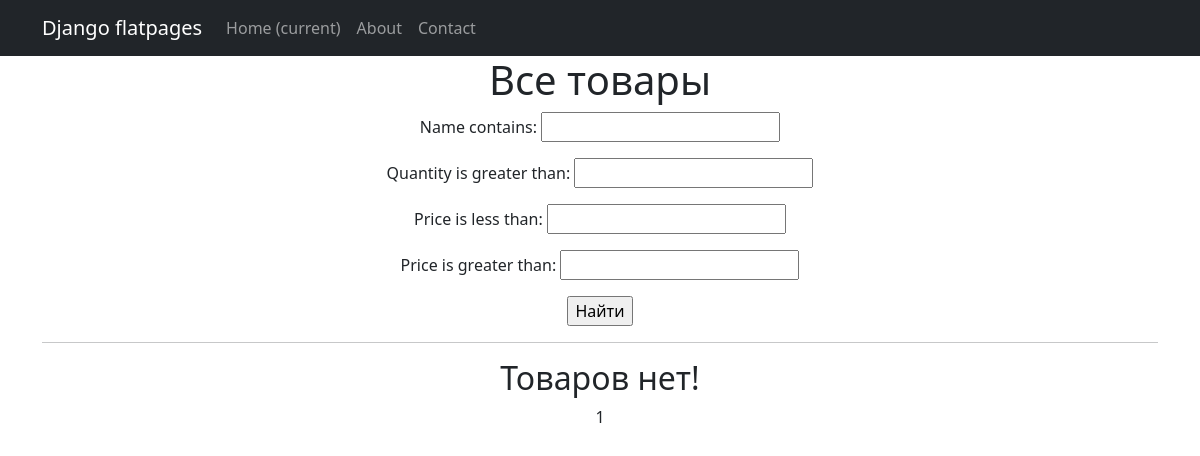
Before: /products/ with the older database file.
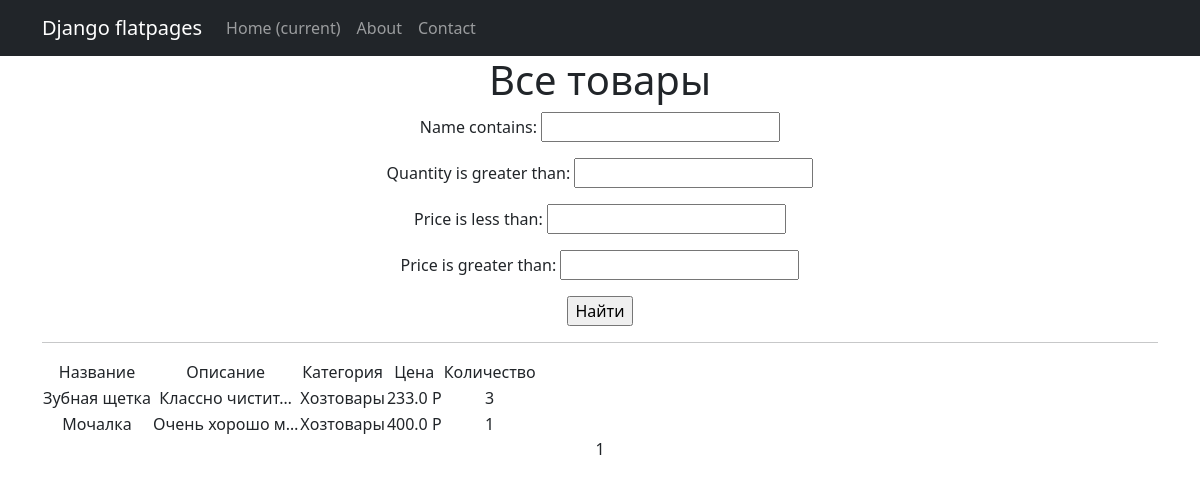
After: the same page with the newer database file.
### simpleapp/models.py (models this page shows, shortened)
class Product(models.Model):
    name = models.CharField(
        max_length=50,
        unique=True,
    )
    description = models.TextField()
    quantity = models.IntegerField(
        validators=[MinValueValidator(0)],
    )
    category = models.ForeignKey(
        to='Category',
        on_delete=models.CASCADE,
        related_name='products',
    )
    price = models.FloatField(
        validators=[MinValueValidator(0.0)],
    )

class Category(models.Model):
    name = models.CharField(max_length=100, unique=True)

### simpleapp/views.py (the view)
# urls.py: path('', ProductsList.as_view(), name='product_list'),
class ProductsList(ListView):
    model = Product
    ordering = 'name'
    template_name = 'products.html'
    context_object_name = 'products'
    paginate_by = 2
    def get_queryset(self):
        queryset = super().get_queryset()
        self.filterset = ProductFilter(self.request.GET, queryset)
        return self.filterset.qs
    def get_context_data(self, **kwargs):
        context = super().get_context_data(**kwargs)
        context['filterset'] = self.filterset
        return context

### simpleapp/templatetags/custom_filters.py (called while the page is built)
@register.filter()
def currency(value, code='rub'):
   postfix = CURRENCIES_SYMBOLS[code]
   return f'{value} {postfix}'

### templates/products.html (shortened to what this page needs)
{% extends 'flatpages/default.html' %}
{% load custom_filters %}
{% load custom_tags %}
{% block content %}
   <h1>Все товары</h1>
   <form action="" method="get">
       {{ filterset.form.as_p }}
       <input type="submit" value="Найти" />
   </form>
   <hr>
   {% if products %}
       <table>
           <tr>
               <td>Название</td>
               <td>Описание</td>
               <td>Категория</td>
               <td>Цена</td>
               <td>Количество</td>
           </tr>
           {% for product in products %}
           <tr>
               <td>{{ product.name }}</td>
               <td>{{ product.description|truncatechars:15 }}</td>
               <td>{{ product.category.name }}</td>
               <td>{{ product.price|currency }}</td>
               <td>{{ product.quantity }}</td>
           </tr>
           {% endfor %}
       </table>
   {% else %}
       <h2>Товаров нет!</h2>
   {% endif %}
   {{ page_obj.number }}
{% endblock content %}

### templates/flatpages/default.html (shortened to what this page needs)
<!DOCTYPE html>
<html lang="en">
    <head>
        {% load static %}
        <link href="{% static 'css/styles.css' %}" rel="stylesheet" />
    </head>
    <body>
        <nav class="navbar navbar-expand-lg navbar-dark bg-dark static-top">
           <div class="container">
               <a class="navbar-brand" href="#">Django flatpages</a>
               <div class="collapse navbar-collapse" id="navbarResponsive">
                   <ul class="navbar-nav ml-auto">
                       <li class="nav-item active">
                           <a class="nav-link" href="#">Home
                               <span class="sr-only">(current)</span>
                           </a>
                       </li>
                       <li class="nav-item">
                           <a class="nav-link" href="/about/">About</a>
                       </li>
                       <li class="nav-item">
                           <a class="nav-link" href="/contacts/">Contact</a>
                       </li>
                   </ul>
               </div>
           </div>
        </nav>
        <div class="container">
           <div class="row">
               <div class="col-lg-12 text-center">
                   {% block content %}{% endblock content %}
               </div>
           </div>
        </div>
    </body>
</html>

Changed rows visible on the page:
added Product: name "Зубная щетка", description "Классно чистит…", category.name "Хозтовары", price "233.0 Р", quantity "3"
added Product: name "Мочалка", description "Очень хорошо м…", category.name "Хозтовары", price "400.0 Р", quantity "1"
Other visible differences:
text no longer shown: "Товаров нет!"
text now shown: "Название Описание Категория Цена Количество"
